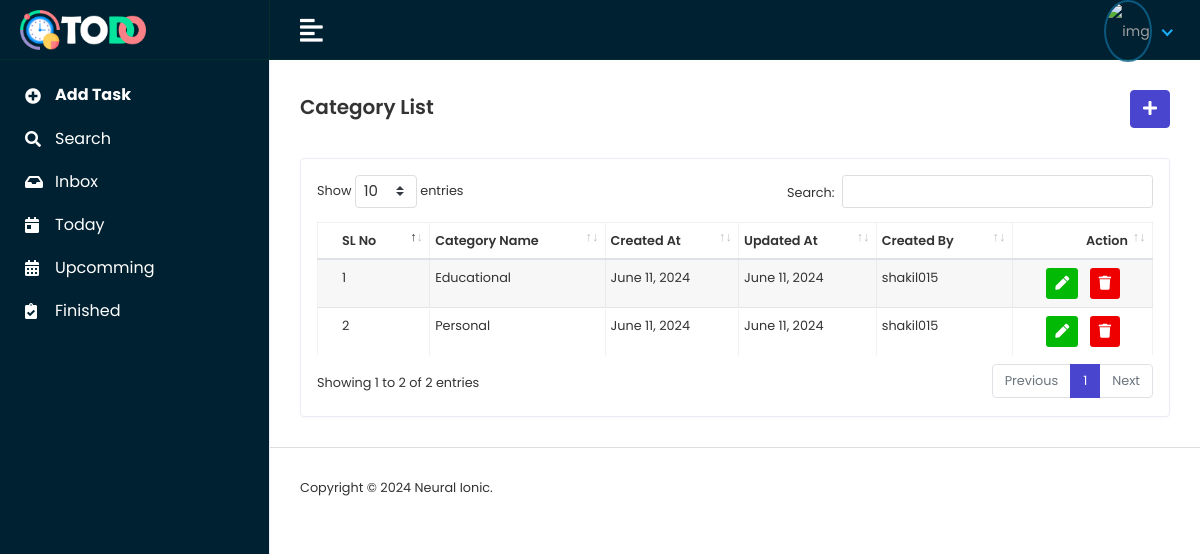
/categoryList/, run on an earlier commit of the app's database.
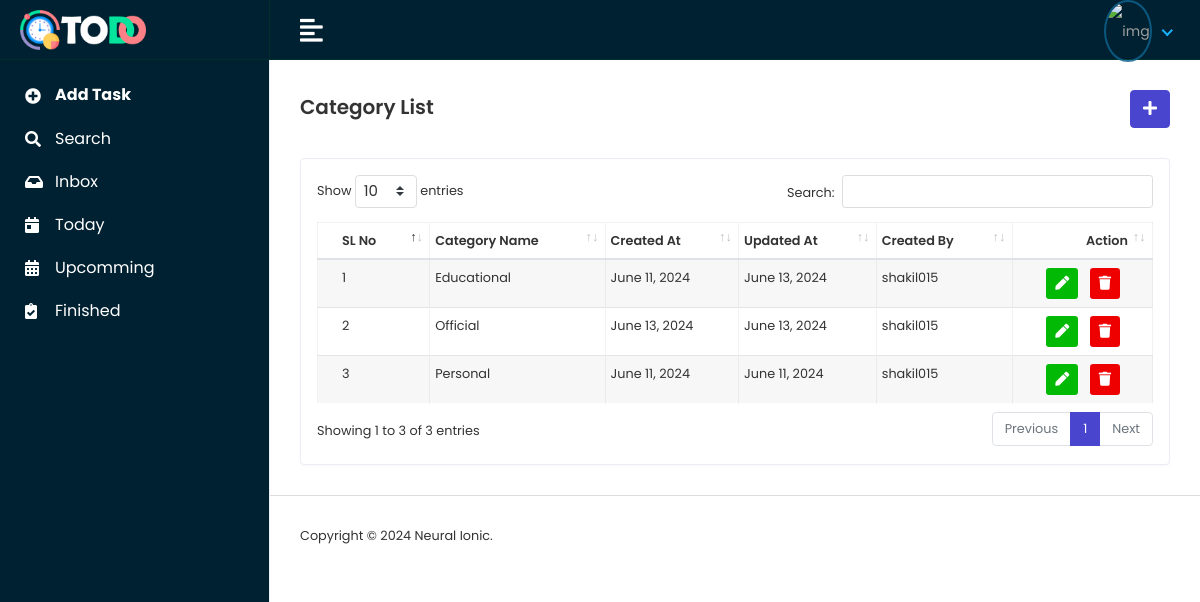
And on a later commit of the database.
### todoapp/models.py (models this page shows, shortened)
class CategoryModel(models.Model):
    user = models.ForeignKey(CustomToDoUserModel,on_delete=models.CASCADE,null=True)
    CategoryName = models.CharField(max_length=100,null=True)
    Created_at = models.DateField(auto_now_add=True,null=True)
    Updated_at = models.DateField(auto_now=True,null=True)
    class Meta:
        ordering=['CategoryName']
        verbose_name = "Category Info"
        db_table = "category_name_table"

class CustomToDoUserModel(AbstractUser):
    USERTYPE = [
        ('Admin','Admin'),
        ('Viewer','Viewer'),
    ]
    UserType = models.CharField(choices=USERTYPE,max_length=100,null=True)
    ProfilePic = models.ImageField(upload_to='media/profilepic/',null=True)
    class Meta:
        ordering = ["username"]
        verbose_name = "Custom User"
        db_table = "to_do_user_table"
        unique_together = ["username","email"]

### todoproject/views.py (the view)
# urls.py: path('categoryList/',categoryList,name="categoryList"),
def categoryList(request):
    categorydata = CategoryModel.objects.all()
    return render(request,'myadmin/categorylist.html',{'categorydata':categorydata})

### template/myadmin/categorylist.html
{% extends 'master/master.html' %}
{% block content %}
<div class="content container-fluid">
    <div class="page-header">
       <div class="row align-items-center">
          <div class="col">
             <h3 class="page-title">Category List</h3>
          </div>
          <div class="col-auto text-right float-right ml-auto">
             <a href="{% url 'addCategory' %}" class="btn btn-primary"><i class="fas fa-plus"></i></a>
          </div>
       </div>
    </div>
    <div class="row">
       <div class="col-sm-12">
          <div class="card card-table">
             <div class="card-body">
                <div class="table-responsive">
                   <table id="tabledata" class="table table-striped table-bordered" cellspacing="0" width="100%">
                      <thead>
                        <tr>
                            <th>SL No</th>
                            <th>Category Name</th>
                            <th>Created At</th>
                            <th>Updated At</th>
                            <th>Created By</th>
                            <th class="text-right">Action</th>
                        </tr>
                      </thead>
                      <tbody>
                        {% for category in categorydata %}
                            <tr>
                                <td>{{forloop.counter}}</td>
                                <td>{{category.CategoryName}}</td>
                                <td>{{category.Created_at}}</td>
                                <td>{{category.Updated_at}}</td>
                                <td>{{category.user}}</td>
                                <td class="text-right">
                                    <div class="actions">
                                       <a href="{% url 'editcategory' category.id %}" class="btn btn-sm bg-success-light mr-2">
                                       <i class="fas fa-pen"></i>
                                       </a>
                                       <a href="{% url 'deletecategory' category.id %}" class="btn btn-sm bg-danger-light mr-2">
                                       <i class="fas fa-trash"></i>
                                       </a>
                                    </div>
                                 </td>
                            </tr>
                        {% endfor %}
                      </tbody>
                   </table>
                </div>
             </div>
          </div>
       </div>
    </div>
 </div>
{% endblock content %}

### template/master/master.html (shortened to what this page needs)
{% load static %}
<!DOCTYPE html>
<html lang="en">
<head>
    <link rel="stylesheet" href="{% static 'assets/plugins/bootstrap/css/bootstrap.min.css' %}">
    <link rel="stylesheet" href="{% static 'assets/plugins/fontawesome/css/fontawesome.min.css' %}">
    <link rel="stylesheet" href="{% static 'assets/plugins/fontawesome/css/all.min.css' %}">
    <link rel="stylesheet" href="{% static 'assets/plugins/simple-calendar/simple-calendar.css' %}">
    <link rel="stylesheet" href="{% static 'assets/css/style.css' %}">
    <link rel="stylesheet" href="{% static 'assets/plugins/datatables/datatables.min.css' %}">
</head>
<body>
    <div class="main-wrapper">
        {% include 'master/header.html' %}
        {% include 'master/sidebar.html' %}
        <div class="page-wrapper">
            {% block content %}
            {% endblock content %}
            {% include 'master/footer.html' %}
        </div>
    </div>
</body>
</html>

### template/master/header.html (shortened to what this page needs)
{% load static %}
<div class="header">
    <div class="header-left">
        <a href="" class="logo">
            <img src="{% static 'assets/img/logo-2.png' %}" alt="Logo">
        </a>
    </div>
    <a href="javascript:void(0);" id="toggle_btn">
        <i class="fas fa-align-left"></i>
    </a>
    <ul class="nav user-menu">
        <li class="nav-item dropdown has-arrow">
            {% if user.UserType == 'Student' %}
            <a href="#" class="dropdown-toggle nav-link" data-toggle="dropdown">
                <span class="user-img"><img class="avatar-img rounded-circle"
                        src="" width="31"
                        alt="img"></span>
            </a>
            {% else %}
            <a href="#" class="dropdown-toggle nav-link" data-toggle="dropdown">
                <span class="user-img"><img class="rounded-circle"
                        src="{{user.ProfilePic.url}}" style="border: 2px solid rgb(13, 100, 144, 0.818); object-fit:cover;" width="31" height="31"
                        alt="img"></span>
            </a>
            {% endif %}
        </li>
    </ul>
</div>

### template/master/sidebar.html
{% load static %}
<div class="sidebar" id="sidebar">
    <div class="sidebar-inner slimscroll">
        <div id="sidebar-menu" class="sidebar-menu">
            <ul>
                {% if user.UserType == 'Admin' %}
                <li><a href="{% url 'addCategory' %}"><strong><i class="fas fa-plus-circle"></i><span>Add Category</span> </strong></a></li>
                <li><a href="{% url 'categoryList' %}"><i class="fas fa-list"></i><span>Category List</span></a></li>
                <li><a href="{% url 'userList' %}"><i class="fas fa-table"></i><span>User List</span></a></li>
                {% else %}
                <li><a href="{% url 'addTask' %}"><strong><i class="fas fa-plus-circle"></i><span>Add Task</span> </strong></a></li>
                <li><a href="{% url 'searchTask' %}"><i class="fas fa-search"></i><span>Search</span> </a></li>
                <li><a href="{% url 'inbox' %}"><i class="fas fa-inbox"></i><span>Inbox</span> </a></li>
                <li><a href="{% url 'todayTaskList' %}"><i class="fas fa-calendar-day"></i><span>Today</span> </a></li>
                <li><a href="{% url 'upcommingTaskList' %}"><i class="fas fa-calendar-alt"></i><span>Upcomming</span> </a></li>
                <li><a href="{% url 'finishedTaskList' %}"><i class="fas fa-clipboard-check"></i><span>Finished</span> </a></li>
                {% endif %}
        </div>
    </div>
</div>

### template/master/footer.html
<footer>
    <p>Copyright © 2024 Neural Ionic.</p>
</footer>

What changed in the data, as far as the page shows it:
changed CategoryModel "Educational": Updated_at "June 11, 2024" → "June 13, 2024"
added CategoryModel: CategoryName "Official", Created_at "June 13, 2024", Updated_at "June 13, 2024", user "shakil015"
Also different on the page:
text written by a page script: "Show entries Search: Showing 1 to 2 of 2 entries Previous 1 Next" → "Show entries Search: Showing 1 to 3 of 3 entries Previous 1 Next"
